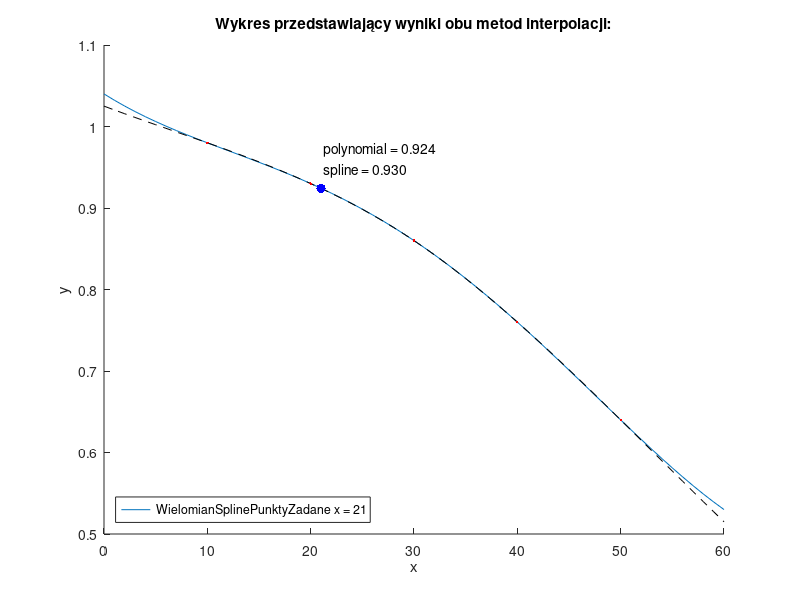

MATLAB code to generate this figure:


close all;
clear;

X = [  10,   20,   30,  40,  50];
Y = [0.98, 0.93, 0.86, .76, .64];
a = zeros(1,length(X));
w = zeros(length(X)-1);

xx = 0:1:60;
yy=spline(X,Y,xx);

for i = 1:length(X)
    mian = 1;
    k = 1;
    for j = 1:length(X)
        if (j == i) 
%             if(j == length(X))
%                 break;
%             end
            continue;
        else
            mian = mian .* (X(i)-X(j));
%             mian = mian .* (X(i)-X(j));
        end
        k=k+1;
    end
    a(1,i) = Y(i)./mian;
end

for i = 1:length(X)
    k = 1;
    for j = 1:(length(X))
        if (j == i) 
            continue;
        else
            w(i,k) = (X(j));
        end
        k = k+1;
    end
end

f = @(x) ... 
    (a(1).*(x-w(1,1)).*(x-w(1,2)).*(x-w(1,3)).*(x-w(1,4))) + ...
    (a(2).*(x-w(2,1)).*(x-w(2,2)).*(x-w(2,3)).*(x-w(2,4))) + ...
    (a(3).*(x-w(3,1)).*(x-w(3,2)).*(x-w(3,3)).*(x-w(3,4))) + ...
    (a(4).*(x-w(4,1)).*(x-w(4,2)).*(x-w(4,3)).*(x-w(4,4))) + ...
    (a(5).*(x-w(5,1)).*(x-w(5,2)).*(x-w(5,3)).*(x-w(5,4)));

figure(1);
hold on;
plot(xx,f(xx),xx,yy, 'black--',X, Y,'.r')
plot( 21, f(21), '.b', 'MarkerSize', 20);
text(21,(0.96),sprintf(' polynomial = %.3f \n spline = %.3f', f(21), yy(21)));
title ("Wykres przedstawiający wyniki obu metod interpolacji:")
xlabel ("x")
ylabel ("y")
legend(["Wielomian","Spline", "Punkty", "Zadane x = 21"], 'location', 'southwest');
